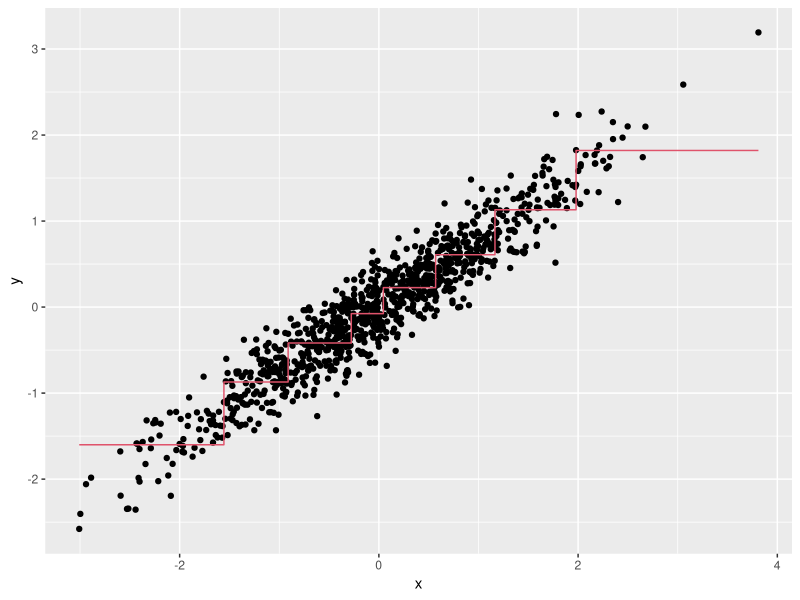
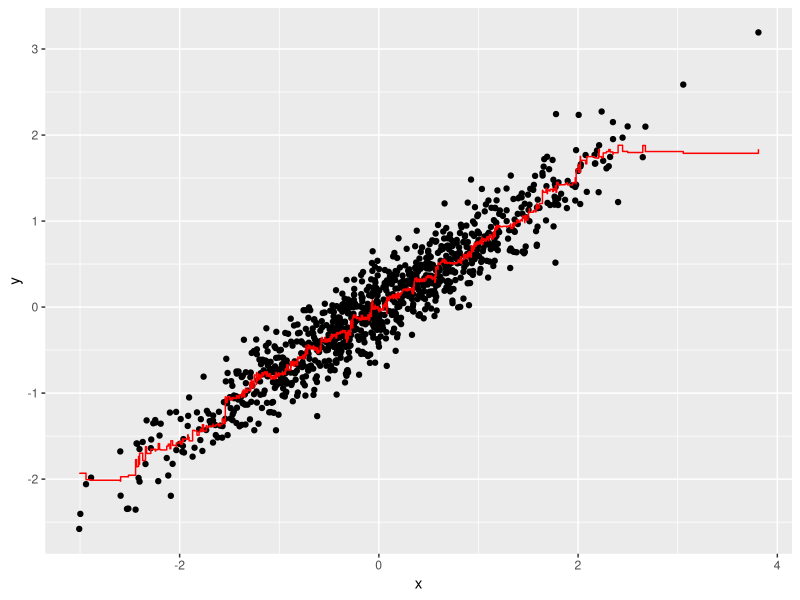
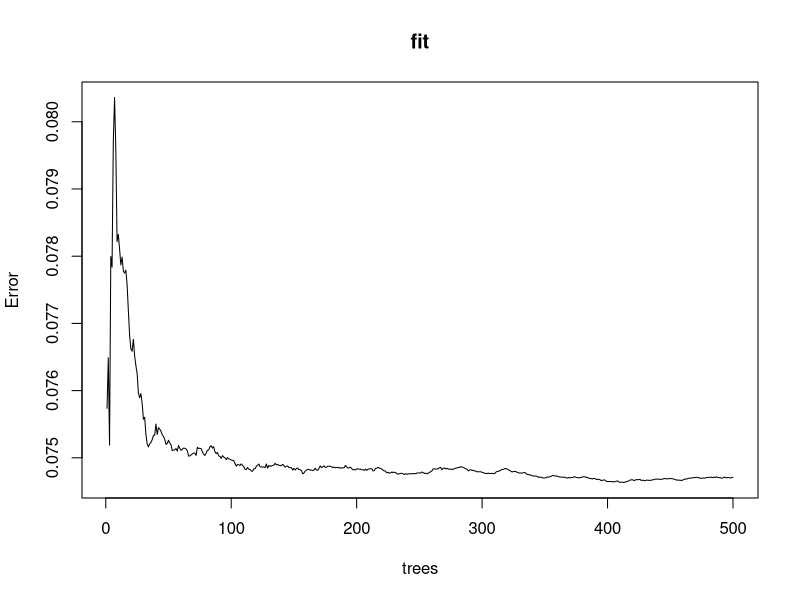

The R script that drew these images, in order:
library(rpart)
library(dslabs)      
library(caret)
library(tidyverse)
n <- 1000
sigma <- 0.25
set.seed(1) #set.seed(1, sample.kind = "Rounding") if using R 3.6 or later
x <- rnorm(n, 0, 1)
y <- 0.75 * x + rnorm(n, 0, sigma)
dat <- data.frame(x = x, y = y)
fit <- rpart(y ~ ., data = dat)


dat %>% 
  mutate(y_hat = predict(fit)) %>% 
  ggplot() +
  geom_point(aes(x, y)) +
  geom_step(aes(x, y_hat), col=2)


library(randomForest)
fit <- randomForest(y ~ x, data = dat, nodesize = 50, maxnodes = 25)
  dat %>% 
  mutate(y_hat = predict(fit)) %>% 
  ggplot() +
  geom_point(aes(x, y)) +
  geom_step(aes(x, y_hat), col = "red")
  
  plot(fit)
